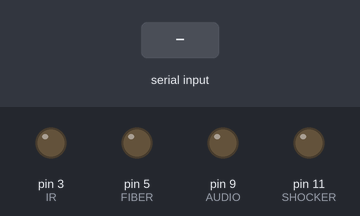
The sketch below on a simulated Arduino Uno, built with avr-gcc and run on an emulated ATmega328P. On the bench: output pins drawn as LEDs (lit = HIGH). The test bench sets the inputs (shaded band).

Above: at 1.2 s.
1.3 s: "A" received over Serial
At 1.7 s:
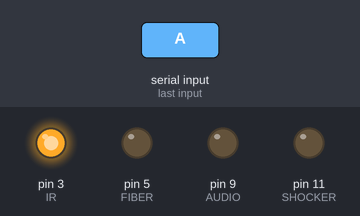
2.8 s: "C" received over Serial
At 4.0 s:
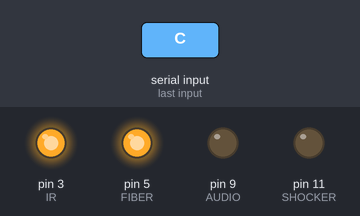
4.3 s: "B" received over Serial
At 5.2 s:
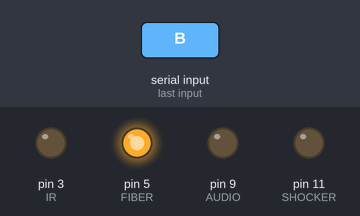
5.8 s: "E" received over Serial
At 6.4 s:
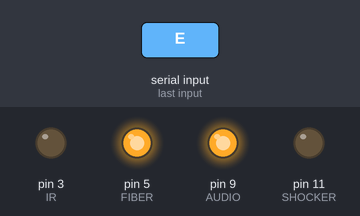
7.3 s: "D" received over Serial
At 8.5 s:
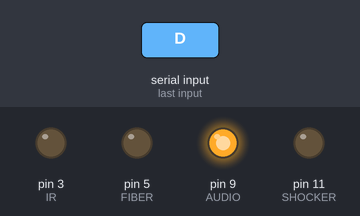
8.8 s: "G" received over Serial
At 9.8 s:
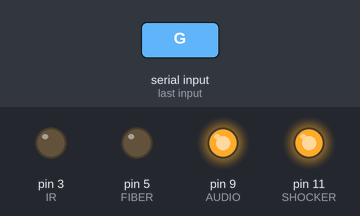
Timing chart, 0 to 11.3 s (numbered marks = the images above; inputs shaded):
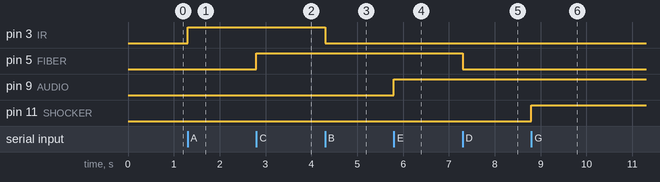

The sketch:

FiberPhotometry_PythonCtrl_Dec2019_walter.ino
```cpp
// Arduino for fiber photometry
// To be controlled by python program

const int SHOCKER = 11; // shock US on pin 11
const int AUDIO = 9; // audio CS on pin 9
const int FIBER = 5; // fiber photometry event signal on pin 5
const int IR = 3; // infrared LED cue on pin 3
int incomingByte;      // a variable to read incoming serial data into

void setup() {
  // put your setup code here, to run once:
  Serial.begin(9600);
  pinMode(SHOCKER, OUTPUT); // set pin to digital output
  pinMode(AUDIO, OUTPUT); // set pin to digital output
  pinMode(FIBER, OUTPUT);
  pinMode(IR, OUTPUT);
}

void loop() {
  // put your main code here, to run repeatedly:
  // see if there's incoming serial data:
  if (Serial.available() > 0) {
    // read the oldest byte in the serial buffer:
    incomingByte = Serial.read();
    // if it's a capital A (ASCII 65), turn on the LED:
    if (incomingByte == 'A') {
      digitalWrite(IR, HIGH);
    }
    // if it's a B (ASCII 66) turn off the LED:
    if (incomingByte == 'B') {
      digitalWrite(IR, LOW);
    }
    // if it's a capital C (ASCII 67), turn on the fiber pulse:
    if (incomingByte == 'C') {
      digitalWrite(FIBER, HIGH);
    }
    // if it's a D (ASCII 68) turn off the fiber pulse:
    if (incomingByte == 'D') {
      digitalWrite(FIBER, LOW);
    }
    // if it's a capital E (ASCII 69), turn on the AUDIO:
    if (incomingByte == 'E') {
      digitalWrite(AUDIO, HIGH);
    }
    // if it's a F (ASCII 70) turn off the AUDIO:
    if (incomingByte == 'F') {
      digitalWrite(AUDIO, LOW);
    }
    // if it's a capital G (ASCII 71), turn on the SHOCKER:
    if (incomingByte == 'G') {
      digitalWrite(SHOCKER, HIGH);
    }
    // if it's a H (ASCII 72) turn off the SHOCKER:
    if (incomingByte == 'H') {
      digitalWrite(SHOCKER, LOW);
    }
  }
}
```

Measured:
- after the input at 1.3 s, pin 3 (IR): LOW → HIGH at once
- after the input at 2.8 s, pin 5 (FIBER): LOW → HIGH at once
- after the input at 4.3 s, pin 3 (IR): HIGH → LOW at once
- after the input at 5.8 s, pin 9 (AUDIO): LOW → HIGH at once
- after the input at 7.3 s, pin 5 (FIBER): HIGH → LOW at once
- after the input at 8.8 s, pin 11 (SHOCKER): LOW → HIGH at once
